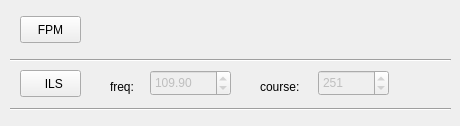
     <widget class="QWidget" name="tab_16">
      <attribute name="title">
       <string>nav</string>
      </attribute>
      <widget class="QPushButton" name="ILSButton">
       <property name="geometry">
        <rect>
         <x>20</x>
         <y>70</y>
         <width>61</width>
         <height>27</height>
        </rect>
       </property>
       <property name="focusPolicy">
        <enum>Qt::NoFocus</enum>
       </property>
       <property name="toolTip">
        <string>Launch JSBSim standalone app</string>
       </property>
       <property name="text">
        <string>  ILS</string>
       </property>
       <property name="icon">
        <iconset resource="icons.qrc">
         <normaloff>:/images/dkgreen.png</normaloff>
         <normalon>:/images/green.png</normalon>:/images/dkgreen.png</iconset>
       </property>
       <property name="checkable">
        <bool>true</bool>
       </property>
      </widget>
      <widget class="QLabel" name="label_15">
       <property name="geometry">
        <rect>
         <x>110</x>
         <y>78</y>
         <width>41</width>
         <height>17</height>
        </rect>
       </property>
       <property name="text">
        <string>freq:</string>
       </property>
      </widget>
      <widget class="QDoubleSpinBox" name="doubleSpinBox">
       <property name="enabled">
        <bool>false</bool>
       </property>
       <property name="geometry">
        <rect>
         <x>150</x>
         <y>70</y>
         <width>81</width>
         <height>26</height>
        </rect>
       </property>
       <property name="minimum">
        <double>108.099999999999994</double>
       </property>
       <property name="maximum">
        <double>111.950000000000003</double>
       </property>
       <property name="singleStep">
        <double>0.050000000000000</double>
       </property>
       <property name="value">
        <double>109.900000000000006</double>
       </property>
      </widget>
      <widget class="QLabel" name="label_16">
       <property name="geometry">
        <rect>
         <x>260</x>
         <y>78</y>
         <width>51</width>
         <height>17</height>
        </rect>
       </property>
       <property name="text">
        <string>course:</string>
       </property>
      </widget>
      <widget class="QSpinBox" name="spinBox">
       <property name="enabled">
        <bool>false</bool>
       </property>
       <property name="geometry">
        <rect>
         <x>318</x>
         <y>70</y>
         <width>71</width>
         <height>26</height>
        </rect>
       </property>
       <property name="maximum">
        <number>359</number>
       </property>
       <property name="value">
        <number>251</number>
       </property>
      </widget>
      <widget class="Line" name="line">
       <property name="geometry">
        <rect>
         <x>10</x>
         <y>52</y>
         <width>441</width>
         <height>16</height>
        </rect>
       </property>
       <property name="orientation">
        <enum>Qt::Horizontal</enum>
       </property>
      </widget>
      <widget class="Line" name="line_2">
       <property name="geometry">
        <rect>
         <x>10</x>
         <y>101</y>
         <width>441</width>
         <height>16</height>
        </rect>
       </property>
       <property name="orientation">
        <enum>Qt::Horizontal</enum>
       </property>
      </widget>
      <widget class="QPushButton" name="FPMButton">
       <property name="enabled">
        <bool>true</bool>
       </property>
       <property name="geometry">
        <rect>
         <x>20</x>
         <y>16</y>
         <width>61</width>
         <height>27</height>
        </rect>
       </property>
       <property name="focusPolicy">
        <enum>Qt::NoFocus</enum>
       </property>
       <property name="toolTip">
        <string>Launch JSBSim standalone app</string>
       </property>
       <property name="text">
        <string>FPM</string>
       </property>
       <property name="icon">
        <iconset resource="icons.qrc">
         <normaloff>:/images/dkgreen.png</normaloff>
         <normalon>:/images/green.png</normalon>:/images/dkgreen.png</iconset>
       </property>
       <property name="checkable">
        <bool>true</bool>
       </property>
      </widget>
     </widget>
